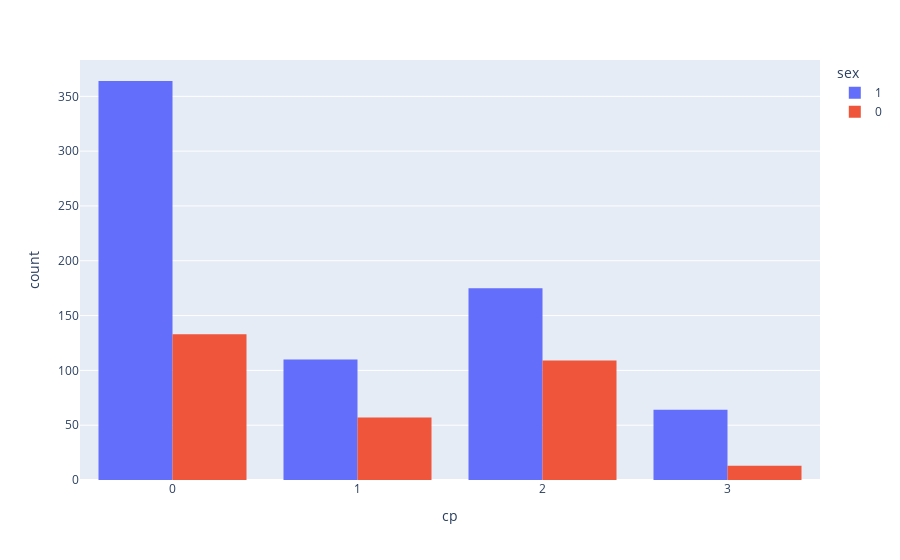

The code cell stored with this chart in its notebook:
### Code cell
import plotly.express as px

# Example: grouped countplot for 'cp' by 'sex'
fig = px.histogram(
    df,
    x="cp",          # change 'cp' to your column of interest
    color="sex",     # hue-like effect
    barmode="group"  # group bars side-by-side
)

fig.show()

### Figure 1 — Plotly figure (JSON) as saved in the notebook; plotly's stock layout.template omitted (floating-point values rounded to 4 significant figures; data arrays with more than 128 entries replaced by an {"elided": "..."} marker saying what was removed)
{"data": [{"alignmentgroup": "True", "bingroup": "x", "hovertemplate": "sex=1<br>cp=%{x}<br>count=%{y}<extra></extra>", "legendgroup": "1", "marker": {"color": "#636efa", "pattern": {"shape": ""}}, "name": "1", "offsetgroup": "1", "orientation": "v", "showlegend": true, "type": "histogram", "x": {"elided": "713 int values"}, "xaxis": "x", "yaxis": "y"}, {"alignmentgroup": "True", "bingroup": "x", "hovertemplate": "sex=0<br>cp=%{x}<br>count=%{y}<extra></extra>", "legendgroup": "0", "marker": {"color": "#EF553B", "pattern": {"shape": ""}}, "name": "0", "offsetgroup": "0", "orientation": "v", "showlegend": true, "type": "histogram", "x": {"elided": "312 int values"}, "xaxis": "x", "yaxis": "y"}], "layout": {"barmode": "group", "legend": {"title": {"text": "sex"}, "tracegroupgap": 0}, "margin": {"t": 60}, "xaxis": {"anchor": "y", "domain": [0, 1], "title": {"text": "cp"}}, "yaxis": {"anchor": "x", "domain": [0, 1], "title": {"text": "count"}}}}
